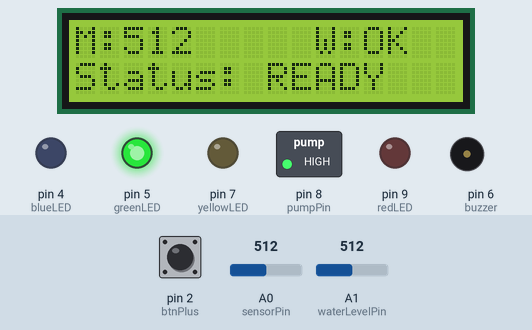
This sketch was run on a simulated Arduino Uno, built with avr-gcc and run on an emulated ATmega328P. Parts: 16×2 character LCD, switched loads named in the sketch (green lamp = pin HIGH), output pins drawn as LEDs (lit = HIGH), buzzer (waves = sounding). Dashed ring = blinking. Inputs (shaded band) come from the test bench; at power-on: A1 (waterLevelPin) = 512, A0 (sensorPin) = 512, pin 2 (btnPlus) HIGH.

Above: at 1.2 s.
1.3 s: A1 (waterLevelPin) set to 90
At 1.85 s:
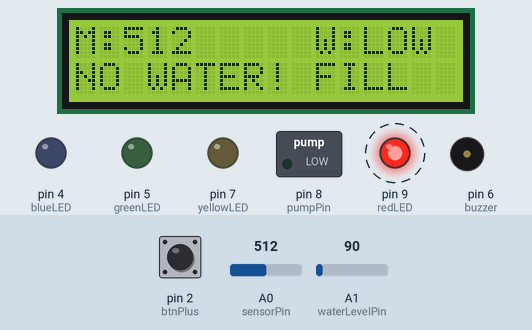
3.8 s: A1 (waterLevelPin) set to 110
At 4.4 s:
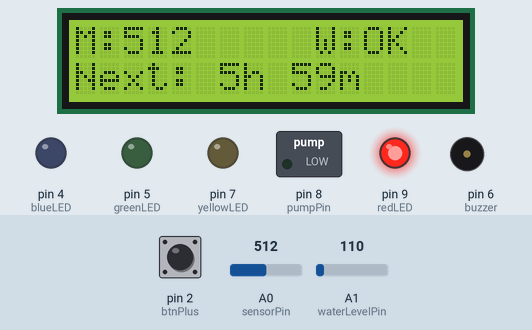
6.8 s: A0 (sensorPin) set to 610
At 8.0 s:
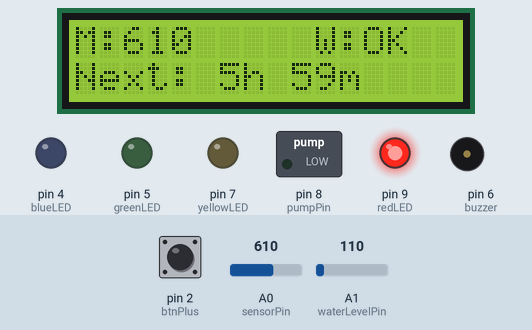
8.3 s: A0 (sensorPin) set to 590
At 9.5 s:
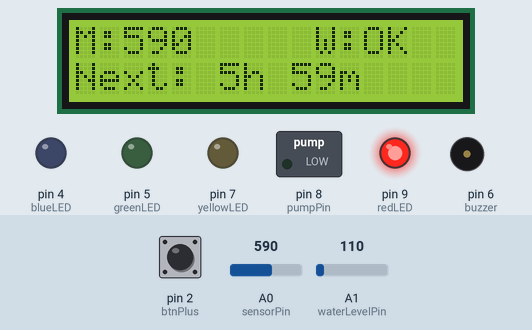
9.8 s: A1 (waterLevelPin) set to 0
At 12.02 s:
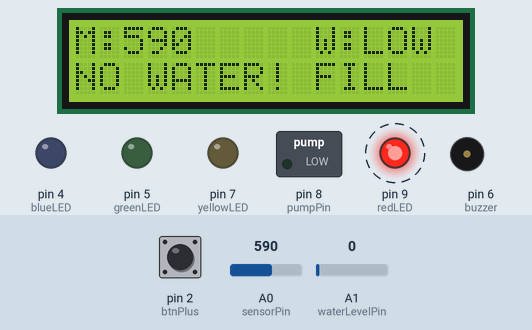
12.8 s: A1 (waterLevelPin) set to 122
At 13.9 s:
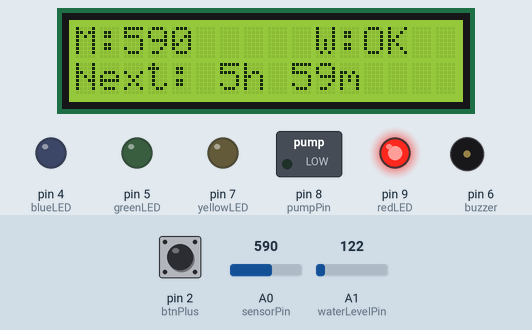
Timing chart, 0 to 15.8 s (numbered marks = the images above; inputs shaded):
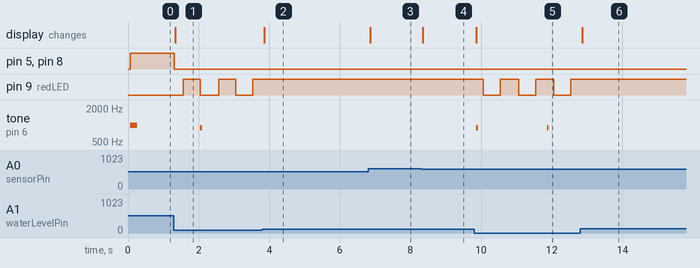

Measured:
- after the input at 1.3 s, pin 5 (greenLED), pin 8 (pumpPin): HIGH → LOW at once; pin 9 (redLED): alternates HIGH for 0.48 s and LOW for 0.50 s, starting after 0.26 s; tone on pin 6 (buzzer): silent → 900 Hz after 0.75 s, → silent 0.05 s later; the display: changes at once (image 1)
- after the input at 3.8 s, pin 9 (redLED): stops changing and stays HIGH; tone on pin 6 (buzzer): stops changing and stays silent; the display: changes after 0.06 s (image 2)
- after the input at 6.8 s, the display: changes after 0.06 s (image 3)
- after the input at 8.3 s, the display: changes at once (image 4)
- after the input at 9.8 s, pin 9 (redLED): alternates HIGH for 0.52 s and LOW for 0.48 s, starting after 0.26 s; tone on pin 6 (buzzer): alternates 900 Hz for 0.05 s and silent for 2.0 s, starting after 0.06 s; the display: changes after 0.06 s (image 5)
- after the input at 12.8 s, pin 9 (redLED): stops changing and stays HIGH; tone on pin 6 (buzzer): stops changing and stays silent; the display: changes after 0.06 s (image 6)

The sketch:

automatic_irrigation_system.ino
```cpp
// C++ CODE
#include <EEPROM.h>
#include <Wire.h>
#include <LiquidCrystal_I2C.h>

LiquidCrystal_I2C lcd(0x27, 16, 2);

// ---------- ПИНЫ ----------
const byte sensorPin = A0;
const byte waterLevelPin = A1;
const byte pumpPin = 8;
const byte blueLED = 4;
const byte greenLED = 5;
const byte yellowLED = 7;
const byte redLED = 9;
const byte buzzer = 6;
const byte btnPlus = 2;
const byte btnMinus = 3;

// ---------- НАСТРОЙКИ ----------
const int moistureThreshold = 600;
const int waterThreshold = 100;

const unsigned long wateringInterval = 6UL * 3600UL * 1000UL;
const unsigned long LONG_PRESS = 2000;
const unsigned long BUTTON_DELAY = 200;
const unsigned long LOW_WATER_BEEP = 2000;

int wateringTime = 20;

// ---------- СОСТОЯНИЯ ----------
bool configMode = false;
bool isWatering = false;

unsigned long lastWaterTime = 0;
unsigned long lastButtonTime = 0;
unsigned long wateringStartTime = 0;
unsigned long lastLowWaterBeep = 0;

void setup() {
  pinMode(pumpPin, OUTPUT);
  pinMode(blueLED, OUTPUT);
  pinMode(greenLED, OUTPUT);
  pinMode(yellowLED, OUTPUT);
  pinMode(redLED, OUTPUT);
  pinMode(buzzer, OUTPUT);
  pinMode(btnPlus, INPUT_PULLUP);
  pinMode(btnMinus, INPUT_PULLUP);

  lcd.init();
  lcd.backlight();

  EEPROM.get(0, wateringTime);
  if (wateringTime < 5 || wateringTime > 250) wateringTime = 20;

  tone(buzzer, 1000, 200);
}

void loop() {
  unsigned long now = millis();
  int moisture = analogRead(sensorPin);
  int waterLevel = analogRead(waterLevelPin);

  handleButtons(now);
  checkModeAndManual(now, waterLevel);
  autoWatering(now, moisture, waterLevel);
  handleWatering(now, waterLevel);
  updateDisplay(now, moisture, waterLevel);
}

// ---------- АВТОПОЛИВ ----------
void autoWatering(unsigned long now, int moisture, int waterLevel) {
  if (configMode || isWatering) return;
  if (waterLevel < waterThreshold) return;

  if (moisture < moistureThreshold &&
     (now - lastWaterTime > wateringInterval || lastWaterTime == 0)) {
    startWatering(false, now);
  }
}

// ---------- ПОЛИВ ----------
void startWatering(bool manual, unsigned long now) {
  isWatering = true;
  wateringStartTime = now;
  lastWaterTime = now;

  digitalWrite(pumpPin, HIGH);
  digitalWrite(greenLED, HIGH);
  digitalWrite(yellowLED, LOW);

  lcd.setCursor(0, 1);
  lcd.print(manual ? "MANUAL WATERING " : "AUTO WATERING   ");
}

void handleWatering(unsigned long now, int waterLevel) {
  if (!isWatering) return;

  if (waterLevel < waterThreshold ||
     (digitalRead(btnPlus) == LOW && digitalRead(btnMinus) == LOW)) {
    stopWatering();
  }

  if (now - wateringStartTime >= wateringTime * 1000UL) {
    stopWatering();
  }
}

void stopWatering() {
  isWatering = false;
  digitalWrite(pumpPin, LOW);
  digitalWrite(greenLED, LOW);
}

// ---------- КНОПКИ ----------
void handleButtons(unsigned long now) {
  if (!configMode || now - lastButtonTime < BUTTON_DELAY) return;

  if (digitalRead(btnPlus) == LOW) {
    wateringTime = min(wateringTime + 5, 250);
    lastButtonTime = now;
    tone(buzzer, 1500, 30);
  }
  else if (digitalRead(btnMinus) == LOW) {
    wateringTime = max(wateringTime - 5, 5);
    lastButtonTime = now;
    tone(buzzer, 1300, 30);
  }
}

void checkModeAndManual(unsigned long now, int waterLevel) {
  if (digitalRead(btnPlus) == LOW && digitalRead(btnMinus) == LOW) {
    unsigned long start = now;
    while (digitalRead(btnPlus) == LOW && digitalRead(btnMinus) == LOW) {
      if (millis() - start > LONG_PRESS) {
        configMode = !configMode;
        digitalWrite(blueLED, configMode);
        if (!configMode) EEPROM.put(0, wateringTime);
        tone(buzzer, configMode ? 1200 : 800, 300);
        return;
      }
    }
    if (!configMode && waterLevel > waterThreshold) {
      startWatering(true, now);
    }
  }
}

// ---------- ЭКРАН ----------
void updateDisplay(unsigned long now, int moisture, int waterLevel) {
  lcd.setCursor(0, 0);
  lcd.print("M:");
  lcd.print(moisture);
  lcd.print(configMode ? " [SET]" : "      ");

  lcd.setCursor(10, 0);
  lcd.print("W:");
  lcd.print(waterLevel > waterThreshold ? "OK " : "LOW");

  lcd.setCursor(0, 1);

  if (waterLevel < waterThreshold) {
    lcd.print("NO WATER! FILL  ");
    digitalWrite(redLED, (now / 500) % 2);

    if (now - lastLowWaterBeep > LOW_WATER_BEEP) {
      tone(buzzer, 900, 50);
      lastLowWaterBeep = now;
    }
  }
  else if (configMode) {
    lcd.print("Time: ");
    lcd.print(wateringTime);
    lcd.print(" sec      ");
    digitalWrite(redLED, LOW);
  }
  else if (!isWatering && lastWaterTime != 0 && now - lastWaterTime < wateringInterval) {
    unsigned long left = (wateringInterval - (now - lastWaterTime)) / 60000;
    lcd.print("Next: ");
    lcd.print(left / 60);
    lcd.print("h ");
    lcd.print(left % 60);
    lcd.print("m   ");
  }
  else {
    lcd.print("Status: READY   ");
    digitalWrite(redLED, LOW);
  }
}
```
